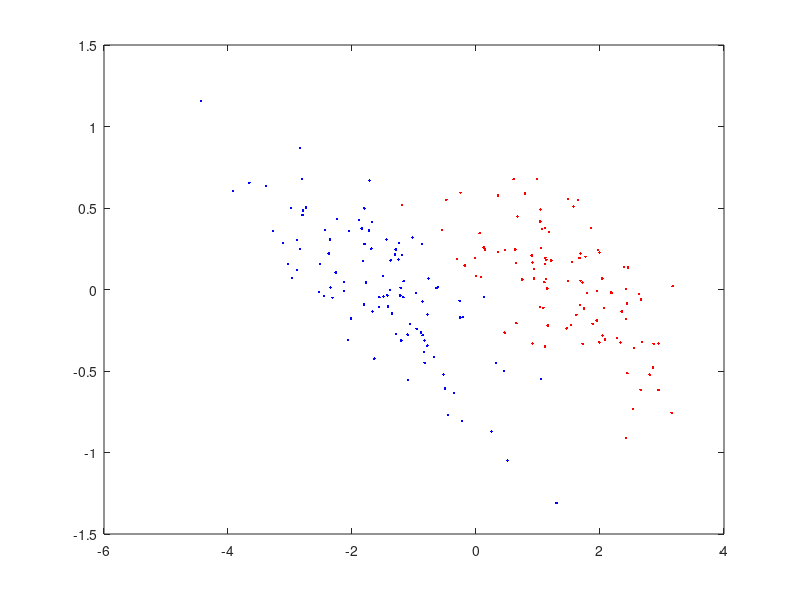

Write the MATLAB code that produced this figure.
clear all;

mu_pos = [1.5,0]';
mu_neg = [-1.5,0]';
sigma = [1.02, -0.30; -0.30, 0.15];

X_pos = mvnrnd(mu_pos, sigma, 100);
X_neg = mvnrnd(mu_neg, sigma, 100);

figure;
plot(X_pos(:,1),X_pos(:,2),'r.');
hold on
plot(X_neg(:,1),X_neg(:,2),'b.');

XL = [X_pos(1:50,:); X_neg(1:50,:)]; YL = [[ones(50,1);zeros(50,1)],[zeros(50,1);ones(50,1)]];
XU = [X_pos(51:100,:); X_neg(51:100,:)]; YU = [[ones(50,1);zeros(50,1)],[zeros(50,1);ones(50,1)]];
save XL XL
save XU XU
save YL YL
save YU YU